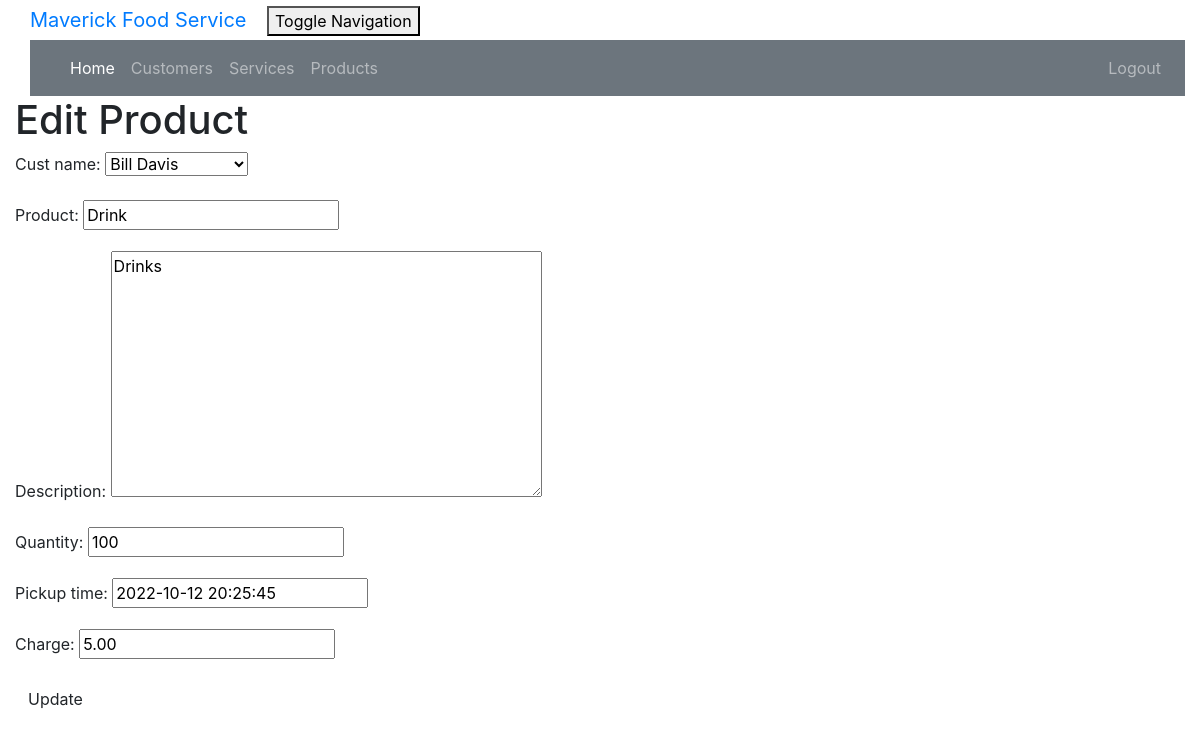
The app's page /product/2/edit/ (signed in) with its own data.
### crm/models.py (models this page shows, shortened)
class Customer(models.Model):
    cust_name = models.CharField(max_length=50)
    email = models.EmailField(max_length=100)
    phone = models.CharField(max_length=20)
    bldgroom = models.CharField(max_length=100)
    address = models.CharField(max_length=200)
    city = models.CharField(max_length=50)
    state = models.CharField(max_length=50)
    zipcode = models.CharField(max_length=10)
    organization = models.CharField(max_length=100)
    role = models.CharField(max_length=100)
    def __str__ (self):
        return self.cust_name

class Product(models.Model):
    cust_name = models.ForeignKey(Customer, on_delete=models.CASCADE, related_name='products')
    product = models.CharField(max_length=100)
    description = models.TextField()
    quantity = models.IntegerField()
    pickup_time = models.DateTimeField(
        default=timezone.now)
    charge = models.DecimalField(max_digits=10, decimal_places=2)
    created_date = models.DateTimeField(
        default=timezone.now)
    updated_date = models.DateTimeField(auto_now_add=True)

### crm/views.py (the view)
# urls.py: path('product/<int:pk>/edit/', views.product_edit, name='product_edit'),
@login_required
def product_edit(request, pk):
    product = get_object_or_404(Product, pk=pk)
    if request.method == "POST":
        form = ProductForm(request.POST, instance=product)
        if form.is_valid():
            product = form.save()
            product.updated_date = timezone.now()
            product.save()
            products = Product.objects.filter(created_date__lte=timezone.now())
            return render(request, 'crm/product_list.html', {'products': products})
    else:
        form = ProductForm(instance=product)
    return render(request, 'crm/product_edit.html', {'form': form})

### crm/forms.py
class ProductForm(forms.ModelForm):
    class Meta:
        model = Product
        fields = ('cust_name', 'product', 'description', 'quantity', 'pickup_time', 'charge')

### crm/templates/crm/product_edit.html (shortened to what this page needs)
<!DOCTYPE html>
<html lang="en">
{% extends 'crm/base.html' %}
{% block content %}
    <h1>Edit Product</h1>
    <form method="POST" class="product-form">{% csrf_token %}
        {{ form.as_p }}
        <button type="submit" class="save btn btn-default">Update</button>
    </form>
{% endblock %}

### crm/static/css/portfolio.css (style rules this page uses)
body { padding-left: 15px; }

### records on screen
Customer: cust_name "Bill Davis"
Product: product "Drink", description "Drinks", quantity "100", pickup_time "2022-10-12 20:25:45", charge "5.00"
